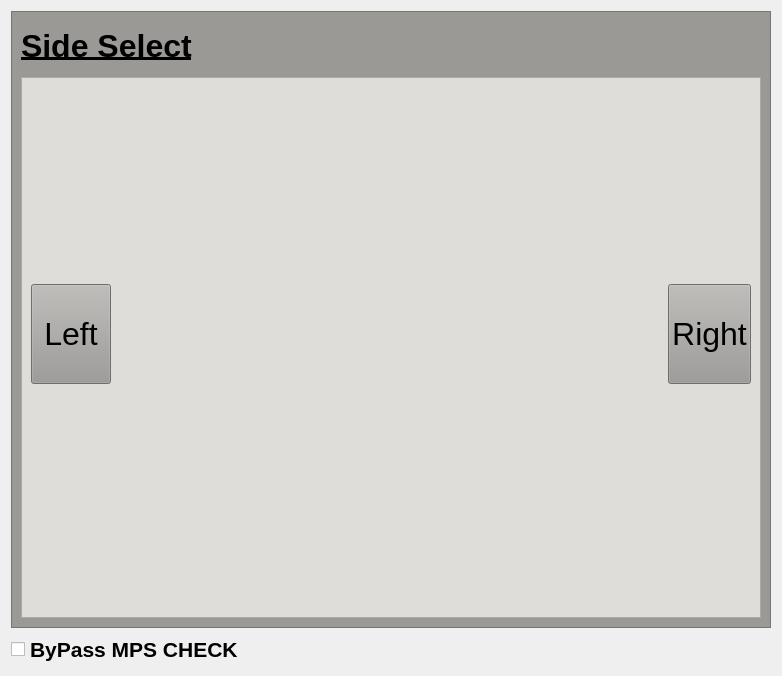
               <widget class="QWidget" name="missileSelect">
                <layout class="QGridLayout" name="gridLayout_28">
                 <item row="0" column="0">
                  <widget class="QFrame" name="frame_7">
                   <property name="styleSheet">
                    <string notr="true">background-color: rgb(154, 153, 150);</string>
                   </property>
                   <property name="frameShape">
                    <enum>QFrame::Shape::StyledPanel</enum>
                   </property>
                   <property name="frameShadow">
                    <enum>QFrame::Shadow::Raised</enum>
                   </property>
                   <layout class="QGridLayout" name="gridLayout_21">
                    <item row="0" column="0">
                     <widget class="QLabel" name="label_17">
                      <property name="minimumSize">
                       <size>
                        <width>0</width>
                        <height>50</height>
                       </size>
                      </property>
                      <property name="maximumSize">
                       <size>
                        <width>350</width>
                        <height>50</height>
                       </size>
                      </property>
                      <property name="font">
                       <font>
                        <pointsize>24</pointsize>
                        <bold>true</bold>
                        <underline>true</underline>
                       </font>
                      </property>
                      <property name="text">
                       <string>Side Select</string>
                      </property>
                     </widget>
                    </item>
                    <item row="0" column="1">
                     <spacer name="horizontalSpacer_13">
                      <property name="orientation">
                       <enum>Qt::Orientation::Horizontal</enum>
                      </property>
                      <property name="sizeHint" stdset="0">
                       <size>
                        <width>563</width>
                        <height>20</height>
                       </size>
                      </property>
                     </spacer>
                    </item>
                    <item row="2" column="0" colspan="2">
                     <widget class="QFrame" name="missileSelection">
                      <property name="styleSheet">
                       <string notr="true">background-color: rgb(222, 221, 218);</string>
                      </property>
                      <property name="frameShape">
                       <enum>QFrame::Shape::StyledPanel</enum>
                      </property>
                      <property name="frameShadow">
                       <enum>QFrame::Shadow::Raised</enum>
                      </property>
                      <layout class="QGridLayout" name="gridLayout_47">
                       <item row="3" column="1">
                        <spacer name="horizontalSpacer_3">
                         <property name="orientation">
                          <enum>Qt::Orientation::Horizontal</enum>
                         </property>
                         <property name="sizeHint" stdset="0">
                          <size>
                           <width>40</width>
                           <height>20</height>
                          </size>
                         </property>
                        </spacer>
                       </item>
                       <item row="1" column="0">
                        <widget class="QPushButton" name="leftMissile">
                         <property name="minimumSize">
                          <size>
                           <width>0</width>
                           <height>100</height>
                          </size>
                         </property>
                         <property name="font">
                          <font>
                           <pointsize>24</pointsize>
                          </font>
                         </property>
                         <property name="styleSheet">
                          <string notr="true">background-color: rgb(154, 153, 150);</string>
                         </property>
                         <property name="text">
                          <string>Left</string>
                         </property>
                         <property name="icon">
                          <iconset resource="images.qrc">
                           <normaloff>:/images/go.png</normaloff>:/images/go.png</iconset>
                         </property>
                         <property name="iconSize">
                          <size>
                           <width>32</width>
                           <height>32</height>
                          </size>
                         </property>
                        </widget>
                       </item>
                       <item row="4" column="0">
                        <widget class="QLabel" name="label_54">
                         <property name="sizePolicy">
                          <sizepolicy hsizetype="Fixed" vsizetype="Fixed">
                           <horstretch>0</horstretch>
                           <verstretch>0</verstretch>
                          </sizepolicy>
                         </property>
                         <property name="maximumSize">
                          <size>
                           <width>50</width>
                           <height>50</height>
                          </size>
                         </property>
                         <property name="text">
                          <string/>
                         </property>
                         <property name="scaledContents">
                          <bool>true</bool>
                         </property>
                        </widget>
                       </item>
                       <item row="0" column="2">
                        <spacer name="verticalSpacer_34">
                         <property name="orientation">
                          <enum>Qt::Orientation::Vertical</enum>
                         </property>
                         <property name="sizeHint" stdset="0">
                          <size>
                           <width>20</width>
                           <height>40</height>
                          </size>
                         </property>
                        </spacer>
                       </item>
                       <item row="1" column="4">
                        <widget class="QPushButton" name="rightMissile">
                         <property name="minimumSize">
                          <size>
                           <width>0</width>
                           <height>100</height>
                          </size>
                         </property>
                         <property name="font">
                          <font>
                           <pointsize>24</pointsize>
                          </font>
                         </property>
                         <property name="styleSheet">
                          <string notr="true">background-color: rgb(154, 153, 150);</string>
                         </property>
                         <property name="text">
                          <string>Right</string>
                         </property>
                         <property name="icon">
                          <iconset resource="images.qrc">
                           <normaloff>:/images/go.png</normaloff>:/images/go.png</iconset>
                         </property>
                         <property name="iconSize">
                          <size>
                           <width>32</width>
                           <height>32</height>
                          </size>
                         </property>
                        </widget>
                       </item>
                       <item row="3" column="3">
                        <spacer name="horizontalSpacer_54">
                         <property name="orientation">
                          <enum>Qt::Orientation::Horizontal</enum>
                         </property>
                         <property name="sizeHint" stdset="0">
                          <size>
                           <width>40</width>
                           <height>20</height>
                          </size>
                         </property>
                        </spacer>
                       </item>
                       <item row="1" column="1" colspan="3">
                        <widget class="QLabel" name="label_2">
                         <property name="minimumSize">
                          <size>
                           <width>221</width>
                           <height>415</height>
                          </size>
                         </property>
                         <property name="frameShape">
                          <enum>QFrame::Shape::NoFrame</enum>
                         </property>
                         <property name="text">
                          <string/>
                         </property>
                         <property name="pixmap">
                          <pixmap resource="images.qrc">:/images/digitalSIM.png</pixmap>
                         </property>
                         <property name="scaledContents">
                          <bool>true</bool>
                         </property>
                         <property name="wordWrap">
                          <bool>false</bool>
                         </property>
                        </widget>
                       </item>
                       <item row="4" column="2">
                        <spacer name="verticalSpacer_35">
                         <property name="orientation">
                          <enum>Qt::Orientation::Vertical</enum>
                         </property>
                         <property name="sizeHint" stdset="0">
                          <size>
                           <width>20</width>
                           <height>40</height>
                          </size>
                         </property>
                        </spacer>
                       </item>
                      </layout>
                     </widget>
                    </item>
                   </layout>
                  </widget>
                 </item>
                 <item row="1" column="0">
                  <widget class="QCheckBox" name="checkBox">
                   <property name="font">
                    <font>
                     <pointsize>16</pointsize>
                     <bold>true</bold>
                    </font>
                   </property>
                   <property name="text">
                    <string>ByPass MPS CHECK</string>
                   </property>
                   <property name="icon">
                    <iconset resource="images.qrc">
                     <normaloff>:/images/next.png</normaloff>:/images/next.png</iconset>
                   </property>
                   <property name="iconSize">
                    <size>
                     <width>24</width>
                     <height>24</height>
                    </size>
                   </property>
                   <property name="checked">
                    <bool>false</bool>
                   </property>
                  </widget>
                 </item>
                </layout>
               </widget>
